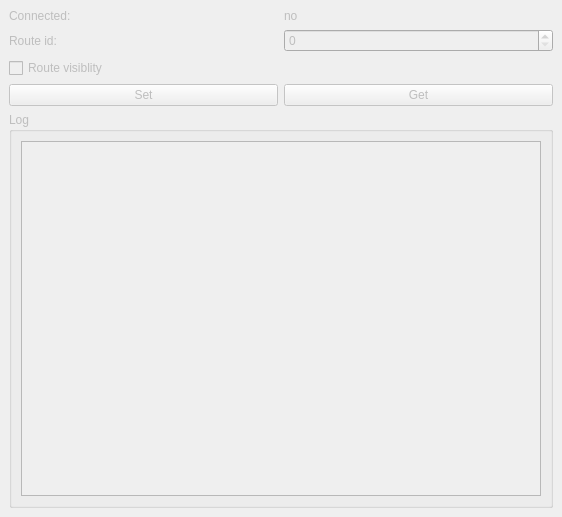
<?xml version="1.0" encoding="UTF-8"?>
<ui version="4.0">
 <class>MainWindow</class>
 <widget class="QMainWindow" name="MainWindow">
  <property name="enabled">
   <bool>false</bool>
  </property>
  <property name="geometry">
   <rect>
    <x>0</x>
    <y>0</y>
    <width>562</width>
    <height>517</height>
   </rect>
  </property>
  <property name="windowTitle">
   <string>MainWindow</string>
  </property>
  <widget class="QWidget" name="centralwidget">
   <layout class="QVBoxLayout" name="verticalLayout_2">
    <item>
     <layout class="QGridLayout" name="gridLayout">
      <item row="0" column="0">
       <widget class="QLabel" name="label">
        <property name="text">
         <string>Connected:</string>
        </property>
       </widget>
      </item>
      <item row="0" column="1">
       <widget class="QLabel" name="labelIsConnected">
        <property name="text">
         <string>no</string>
        </property>
       </widget>
      </item>
      <item row="1" column="0">
       <widget class="QLabel" name="label_2">
        <property name="text">
         <string>Route id:</string>
        </property>
       </widget>
      </item>
      <item row="1" column="1">
       <widget class="QSpinBox" name="spinBoxRouteId"/>
      </item>
      <item row="2" column="0" colspan="2">
       <widget class="QCheckBox" name="checkBoxRouteVisibility">
        <property name="text">
         <string>Route visiblity</string>
        </property>
       </widget>
      </item>
      <item row="3" column="0">
       <widget class="QPushButton" name="pushButtonSet">
        <property name="text">
         <string>Set</string>
        </property>
       </widget>
      </item>
      <item row="3" column="1">
       <widget class="QPushButton" name="pushButtonGet">
        <property name="text">
         <string>Get</string>
        </property>
       </widget>
      </item>
     </layout>
    </item>
    <item>
     <widget class="QGroupBox" name="groupBox">
      <property name="title">
       <string>Log</string>
      </property>
      <layout class="QVBoxLayout" name="verticalLayout">
       <item>
        <widget class="QTextBrowser" name="textBrowserLog"/>
       </item>
      </layout>
     </widget>
    </item>
   </layout>
  </widget>
 </widget>
 <resources/>
 <connections/>
</ui>
